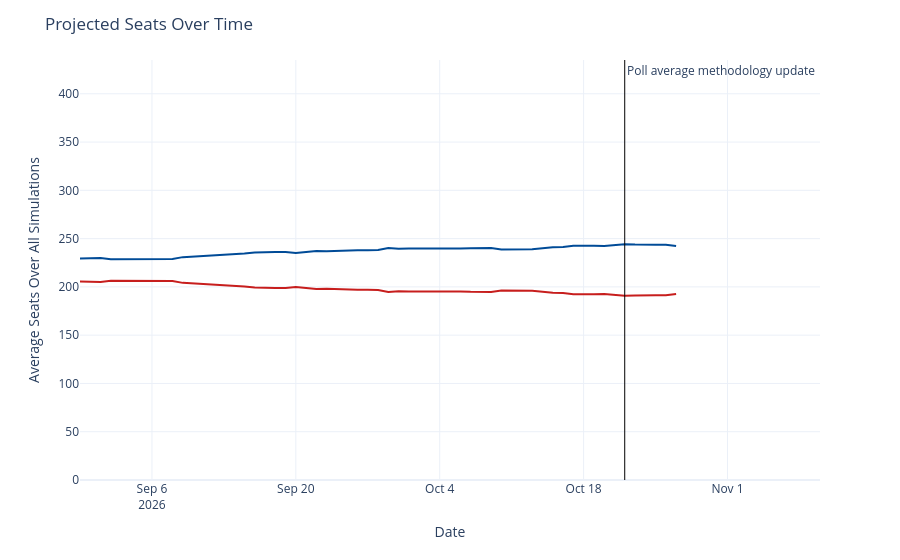

Notebook source saved alongside this figure:
### Code cell
seats_over_time = output_ts[(output_ts['geo'] == 'US House') &
                             (output_ts['type'] == 'seats')]
seats_over_time['rep_seats'] = seats_over_time['y'].map(lambda x: 435 - x)
seats_over_time = seats_over_time.rename({'y': 'Democrats', 'rep_seats': 'Republicans'}, axis=1)
seats_time_ser = px.line(seats_over_time, x='date', y=['Democrats', 'Republicans'], template='plotly_white',
                        color_discrete_map={'Democrats': '#004b97', 'Republicans': '#c71e1d'},)
seats_time_ser.update_traces(hovertemplate="%{y:.1f}")
seats_time_ser.update_layout(
    xaxis=dict(range=[pd.to_datetime('2026-08-30'), pd.to_datetime('2026-11-10')]),
    yaxis=dict(range=[0, 435]),
    xaxis_title='Date',
    yaxis_title='Average Seats Over All Simulations',
    title=dict(text="Projected Seats Over Time"),
    hovermode="x",
    showlegend=False
)
seats_time_ser.add_vline(x=pd.to_datetime('2026-10-22').timestamp() * 1000, line_width=1, line_color='black',
                          annotation_text='Poll average methodology update', annotation_position='top right')
seats_time_ser

### Figure 1 — Plotly figure (JSON) as saved in the notebook; plotly's stock layout.template omitted (floating-point values rounded to 4 significant figures)
{"data": [{"hovertemplate": "%{y:.1f}", "legendgroup": "Democrats", "line": {"color": "#004b97", "dash": "solid"}, "marker": {"symbol": "circle"}, "mode": "lines", "name": "Democrats", "orientation": "v", "showlegend": true, "type": "scatter", "x": ["2026-08-30", "2026-08-31", "2026-09-01", "2026-09-02", "2026-09-03", "2026-09-04", "2026-09-05", "2026-09-06", "2026-09-07", "2026-09-08", "2026-09-09", "2026-09-14", "2026-09-15", "2026-09-16", "2026-09-17", "2026-09-18", "2026-09-19", "2026-09-20", "2026-09-21", "2026-09-22", "2026-09-23", "2026-09-24", "2026-09-25", "2026-09-26", "2026-09-27", "2026-09-28", "2026-09-29", "2026-09-30", "2026-10-01", "2026-10-02", "2026-10-03", "2026-10-04", "2026-10-05", "2026-10-06", "2026-10-07", "2026-10-08", "2026-10-09", "2026-10-10", "2026-10-11", "2026-10-12", "2026-10-13", "2026-10-15", "2026-10-16", "2026-10-17", "2026-10-18", "2026-10-19", "2026-10-20", "2026-10-21", "2026-10-22", "2026-10-23", "2026-10-24", "2026-10-25", "2026-10-26", "2026-10-27"], "xaxis": "x", "y": [229.4, 230.0, 230.0, 228.5, 228.5, 228.7, 228.7, 228.9, 228.8, 228.9, 230.8, 233.6, 234.7, 235.7, 236.2, 236.1, 236.0, 235.0, 236.2, 237.2, 236.9, 237.4, 237.9, 237.9, 237.9, 238.2, 240.4, 239.5, 239.7, 239.6, 239.5, 239.7, 239.8, 239.7, 240.1, 240.1, 240.2, 238.8, 238.7, 238.7, 238.9, 240.9, 241.3, 242.6, 242.9, 242.5, 242.4, 243.5, 244.2, 243.8, 244.0, 243.7, 243.6, 242.4], "yaxis": "y"}, {"hovertemplate": "%{y:.1f}", "legendgroup": "Republicans", "line": {"color": "#c71e1d", "dash": "solid"}, "marker": {"symbol": "circle"}, "mode": "lines", "name": "Republicans", "orientation": "v", "showlegend": true, "type": "scatter", "x": ["2026-08-30", "2026-08-31", "2026-09-01", "2026-09-02", "2026-09-03", "2026-09-04", "2026-09-05", "2026-09-06", "2026-09-07", "2026-09-08", "2026-09-09", "2026-09-14", "2026-09-15", "2026-09-16", "2026-09-17", "2026-09-18", "2026-09-19", "2026-09-20", "2026-09-21", "2026-09-22", "2026-09-23", "2026-09-24", "2026-09-25", "2026-09-26", "2026-09-27", "2026-09-28", "2026-09-29", "2026-09-30", "2026-10-01", "2026-10-02", "2026-10-03", "2026-10-04", "2026-10-05", "2026-10-06", "2026-10-07", "2026-10-08", "2026-10-09", "2026-10-10", "2026-10-11", "2026-10-12", "2026-10-13", "2026-10-15", "2026-10-16", "2026-10-17", "2026-10-18", "2026-10-19", "2026-10-20", "2026-10-21", "2026-10-22", "2026-10-23", "2026-10-24", "2026-10-25", "2026-10-26", "2026-10-27"], "xaxis": "x", "y": [205.6, 205.0, 205.0, 206.5, 206.5, 206.3, 206.3, 206.1, 206.2, 206.1, 204.2, 201.4, 200.3, 199.3, 198.8, 198.9, 199.0, 200.0, 198.8, 197.8, 198.1, 197.6, 197.1, 197.1, 197.1, 196.8, 194.6, 195.5, 195.3, 195.4, 195.5, 195.3, 195.2, 195.3, 194.9, 194.9, 194.8, 196.2, 196.3, 196.3, 196.1, 194.1, 193.7, 192.4, 192.1, 192.5, 192.6, 191.5, 190.8, 191.2, 191.0, 191.3, 191.4, 192.6], "yaxis": "y"}], "layout": {"annotations": [{"showarrow": false, "text": "Poll average methodology update", "x": 1792627200000, "xanchor": "left", "xref": "x", "y": 1, "yanchor": "top", "yref": "y domain"}], "hovermode": "x", "legend": {"title": {"text": "variable"}, "tracegroupgap": 0}, "margin": {"t": 60}, "shapes": [{"line": {"color": "black", "width": 1}, "type": "line", "x0": 1792627200000, "x1": 1792627200000, "xref": "x", "y0": 0, "y1": 1, "yref": "y domain"}], "showlegend": false, "title": {"text": "Projected Seats Over Time"}, "xaxis": {"anchor": "y", "domain": [0, 1], "range": ["2026-08-30T00:00:00", "2026-11-10T00:00:00"], "title": {"text": "Date"}}, "yaxis": {"anchor": "x", "domain": [0, 1], "range": [0, 435], "title": {"text": "Average Seats Over All Simulations"}}}}
